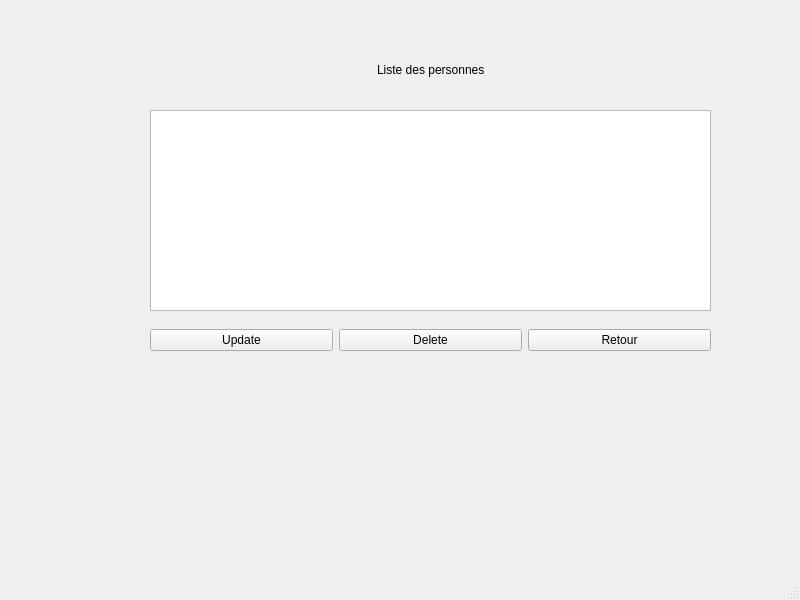
<?xml version="1.0" encoding="UTF-8"?>
<ui version="4.0">
 <class>UIListPerson</class>
 <widget class="QMainWindow" name="UIListPerson">
  <property name="geometry">
   <rect>
    <x>0</x>
    <y>0</y>
    <width>800</width>
    <height>600</height>
   </rect>
  </property>
  <property name="windowTitle">
   <string>MainWindow</string>
  </property>
  <widget class="QWidget" name="centralwidget">
   <widget class="QWidget" name="horizontalLayoutWidget">
    <property name="geometry">
     <rect>
      <x>150</x>
      <y>49</y>
      <width>561</width>
      <height>41</height>
     </rect>
    </property>
    <layout class="QHBoxLayout" name="horizontalLayout1_2">
     <item>
      <spacer name="horizontalSpacer">
       <property name="orientation">
        <enum>Qt::Horizontal</enum>
       </property>
       <property name="sizeHint" stdset="0">
        <size>
         <width>40</width>
         <height>20</height>
        </size>
       </property>
      </spacer>
     </item>
     <item>
      <widget class="QLabel" name="ListeDesPerson">
       <property name="text">
        <string>Liste des personnes</string>
       </property>
      </widget>
     </item>
     <item>
      <spacer name="horizontalSpace1">
       <property name="orientation">
        <enum>Qt::Horizontal</enum>
       </property>
       <property name="sizeHint" stdset="0">
        <size>
         <width>40</width>
         <height>20</height>
        </size>
       </property>
      </spacer>
     </item>
    </layout>
   </widget>
   <widget class="QWidget" name="horizontalLayoutWidget_2">
    <property name="geometry">
     <rect>
      <x>150</x>
      <y>320</y>
      <width>561</width>
      <height>41</height>
     </rect>
    </property>
    <layout class="QHBoxLayout" name="horizontalLayout3">
     <item>
      <widget class="QPushButton" name="pushButtonUpdate_2">
       <property name="text">
        <string>Update</string>
       </property>
      </widget>
     </item>
     <item>
      <widget class="QPushButton" name="pushButtonDelete">
       <property name="text">
        <string>Delete</string>
       </property>
      </widget>
     </item>
     <item>
      <widget class="QPushButton" name="pushButtonRetour">
       <property name="text">
        <string>Retour</string>
       </property>
      </widget>
     </item>
    </layout>
   </widget>
   <widget class="QWidget" name="horizontalLayoutWidget_3">
    <property name="geometry">
     <rect>
      <x>150</x>
      <y>110</y>
      <width>561</width>
      <height>201</height>
     </rect>
    </property>
    <layout class="QHBoxLayout" name="horizontalLayout2_2">
     <item>
      <widget class="QTableView" name="tableView1"/>
     </item>
    </layout>
   </widget>
  </widget>
  <widget class="QMenuBar" name="menubar">
   <property name="geometry">
    <rect>
     <x>0</x>
     <y>0</y>
     <width>800</width>
     <height>22</height>
    </rect>
   </property>
  </widget>
  <widget class="QStatusBar" name="statusbar"/>
 </widget>
 <resources/>
 <connections/>
</ui>
